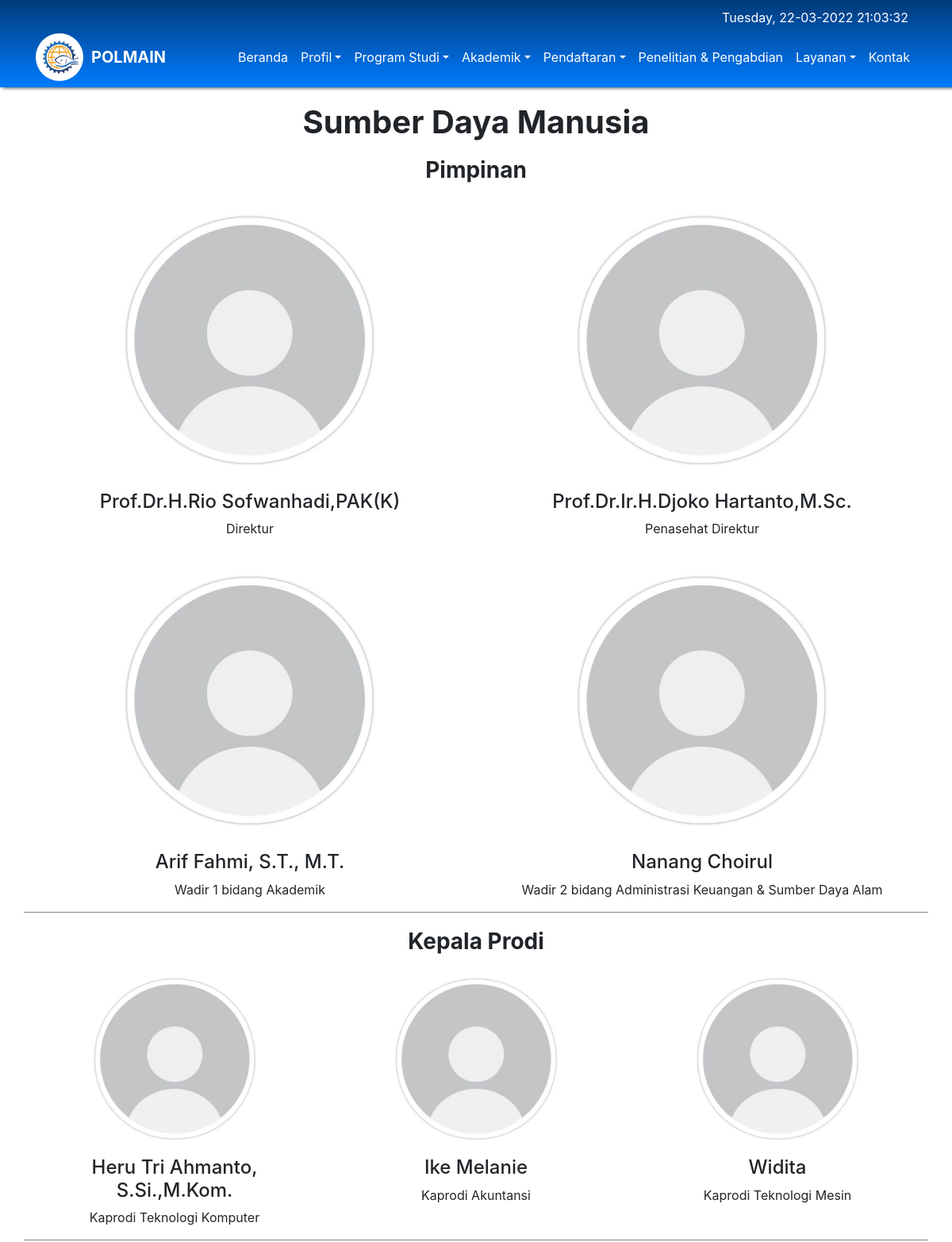
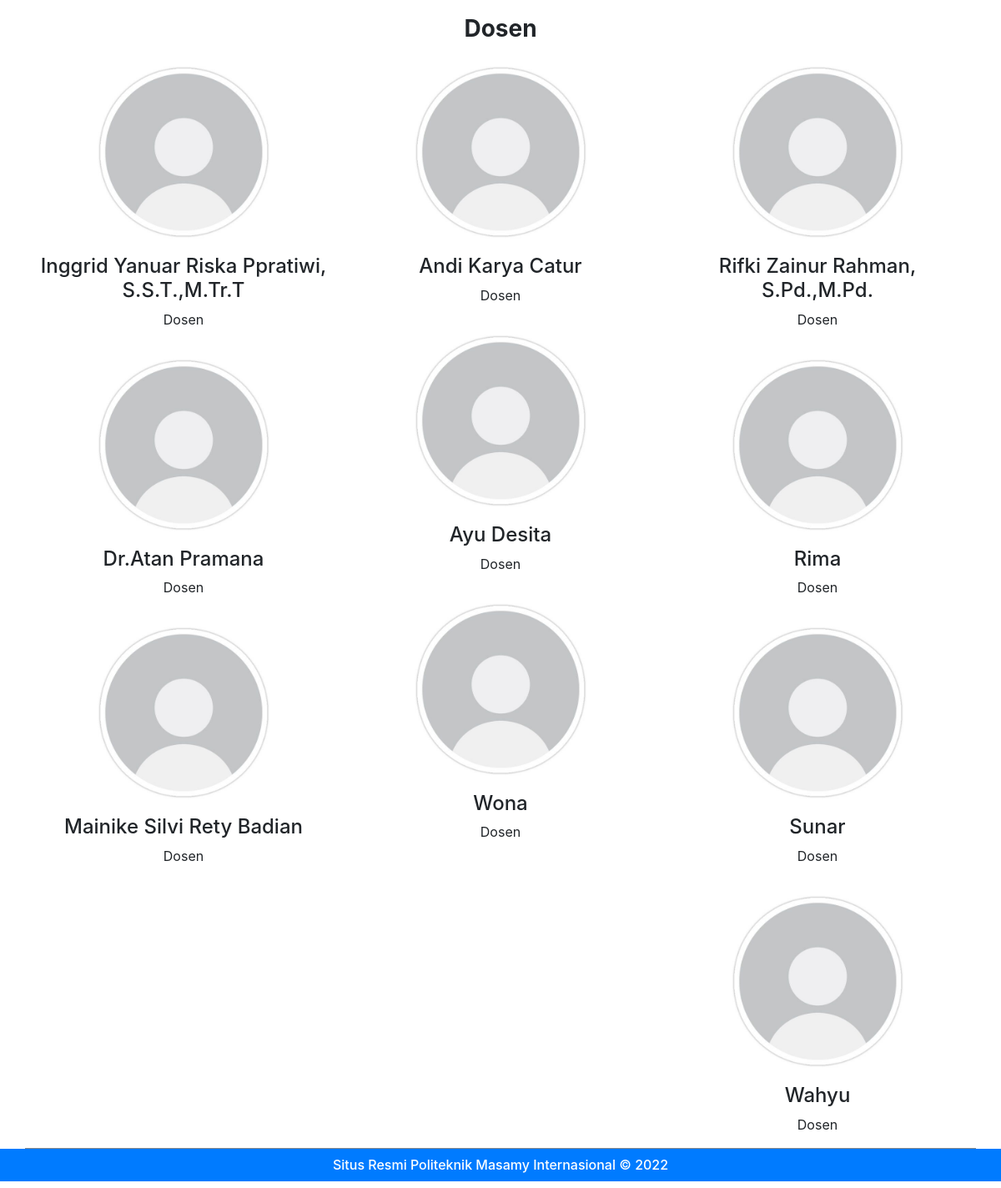
The page /index.php/welcome/sdm on the database its author committed (2 pictures, top to bottom).
### tables this page shows
CREATE TABLE `sdm` (
  `id` int(11) NOT NULL,
  `nama` varchar(200) NOT NULL,
  `nidn` varchar(100) NOT NULL,
  `foto` varchar(400) NOT NULL,
  `minat_bidang` varchar(100) NOT NULL,
  `jabatan` varchar(100) NOT NULL
);

### application/controllers/Welcome.php (called while the page is built, shortened)
<?php
class Welcome extends CI_Controller {
	function __construct(){
		$this->load->model('m_gambar');
                $this->load->helper('url');
	}
	public function sdm()
	{
		$data['sdm'] = $this->m_gambar->data_sdm()->result();
		$this->load->view('sdm', $data);
	}
}

### index.php (called while the page is built, shortened)
<?php
require_once BASEPATH.'core/CodeIgniter.php';

### application/models/m_gambar.php (called while the page is built, shortened)
<?php
class M_gambar extends CI_Model{
	function data_sdm(){
		return $this->db->query("SELECT * FROM `sdm` ORDER BY id");
	}
}

### application/views/sdm.php (the view, shortened to what this page needs)
<!doctype html>
<html lang="en">
  <head>
    <?php $this->load->view('header');?>
    <link rel="stylesheet" type="text/css" href="<?= base_url();?>assets/css/sdm.css">
  </head>
  <body>
    <div style="width: 100%; background-image: linear-gradient(to top, rgba(0, 123, 255, 1), rgba(0, 59, 122, 1)); box-shadow: 3px 0 5px #050505;"><?php $this->load->view('navbar');?></div>
    <div class="container">
      <h1 class="font-weight-bold">Sumber Daya Manusia</h1>
      <h3 class="font-weight-bold">Pimpinan</h3>
      <div class="row">
        <div class="col-6">
          <?php
          foreach($sdm as $s){
          if ($s->jabatan == 'Direktur') {
          if ($s->foto == NULL) { ?>
          <img class="foto" src="<?= base_url();?>assets/img/default_profile.jpg">
          <?php } else { ?>
          <img class="foto" src="<?= base_url();?>assets/img/s/<?= $s->foto ?>">
          <?php } ?>
          <h4 class="nama"><?= $s->nama ?></h4>
          <p class="jabatan"><?= $s->jabatan ?></p>
          <?php } } ?>
        </div>
        <div class="col-6">
          <?php
          foreach($sdm as $s){
          if ($s->jabatan == 'Penasehat Direktur') {
          if ($s->foto == NULL) { ?>
          <img class="foto" src="<?= base_url();?>assets/img/default_profile.jpg">
          <?php } else { ?>
          <img class="foto" src="<?= base_url();?>assets/img/s/<?= $s->foto ?>">
          <?php } ?>
          <h4 class="nama"><?= $s->nama ?></h4>
          <p class="jabatan"><?= $s->jabatan ?></p>
          <?php } } ?>
        </div>
      </div>
      <div class="row">
        <div class="col-6">
          <?php
          foreach($sdm as $s){
          if ($s->jabatan == 'Wadir 1 bidang Akademik') {
          if ($s->foto == NULL) { ?>
          <img class="foto" src="<?= base_url();?>assets/img/default_profile.jpg">
          <?php } else { ?>
          <img class="foto" src="<?= base_url();?>assets/img/s/<?= $s->foto ?>">
          <?php } ?>
          <h4 class="nama"><?= $s->nama ?></h4>
          <p class="jabatan"><?= $s->jabatan ?></p>
          <?php } } ?>
        </div>
        <div class="col-6">
          <?php
          foreach($sdm as $s){
          if ($s->jabatan == 'Wadir 2 bidang Administrasi Keuangan & Sumber Daya Alam') {
          if ($s->foto == NULL) { ?>
          <img class="foto" src="<?= base_url();?>assets/img/default_profile.jpg">
          <?php } else { ?>
          <img class="foto" src="<?= base_url();?>assets/img/s/<?= $s->foto ?>">
          <?php } ?>
          <h4 class="nama"><?= $s->nama ?></h4>
          <p class="jabatan"><?= $s->jabatan ?></p>
          <?php } } ?>
        </div>
      </div>
    </div>
    <div class="container">
      <h3 class="font-weight-bold">Kepala Prodi</h3>
      <div class="row">
        <div class="col-4">
          <?php
          foreach($sdm as $s){
          if ($s->jabatan == 'Kaprodi Teknologi Komputer') {
          if ($s->foto == NULL) { ?>
          <img class="foto" src="<?= base_url();?>assets/img/default_profile.jpg">
          <?php } else { ?>
          <img class="foto" src="<?= base_url();?>assets/img/s/<?= $s->foto ?>">
          <?php } ?>
          <h4 class="nama"><?= $s->nama ?></h4>
          <p class="jabatan"><?= $s->jabatan ?></p>
          <?php } } ?>
        </div>
        <div class="col-4">
          <?php
          foreach($sdm as $s){
          if ($s->jabatan == 'Kaprodi Akuntansi') {
          if ($s->foto == NULL) { ?>
          <img class="foto" src="<?= base_url();?>assets/img/default_profile.jpg">
          <?php } else { ?>
          <img class="foto" src="<?= base_url();?>assets/img/s/<?= $s->foto ?>">
          <?php } ?>
          <h4 class="nama"><?= $s->nama ?></h4>
          <p class="jabatan"><?= $s->jabatan ?></p>
          <?php } } ?>
        </div>
        <div class="col-4">
          <?php
          foreach($sdm as $s){
          if ($s->jabatan == 'Kaprodi Teknologi Mesin') {
          if ($s->foto == NULL) { ?>
          <img class="foto" src="<?= base_url();?>assets/img/default_profile.jpg">
          <?php } else { ?>
          <img class="foto" src="<?= base_url();?>assets/img/s/<?= $s->foto ?>">
          <?php } ?>
          <h4 class="nama"><?= $s->nama ?></h4>
          <p class="jabatan"><?= $s->jabatan ?></p>
          <?php } } ?>
        </div>
      </div>
    </div>
    <div class="container">
      <h3 class="font-weight-bold">Dosen</h3>
      <div class="row">
        <div class="col-4">
          <?php
          foreach($sdm as $s){
          if ($s->jabatan == 'Dosen' && $s->minat_bidang == 'Teknologi Komputer') {
          if ($s->foto == NULL) { ?>
          <img class="foto" src="<?= base_url();?>assets/img/default_profile.jpg">
          <?php } else { ?>
          <img class="foto" src="<?= base_url();?>assets/img/s/<?= $s->foto ?>">
          <?php } ?>
          <h4 class="nama"><?= $s->nama ?></h4>
          <p class="jabatan"><?= $s->jabatan ?></p>
          <?php } } ?>
        </div>
        <div class="col-4">
          <?php
          foreach($sdm as $s){
          if ($s->jabatan == 'Dosen' && $s->minat_bidang == 'Akuntansi') {
          if ($s->foto == NULL) { ?>
          <img class="foto" src="<?= base_url();?>assets/img/default_profile.jpg">
          <?php } else { ?>
          <img class="foto" src="<?= base_url();?>assets/img/s/<?= $s->foto ?>">
          <?php } ?>
          <h4 class="nama"><?= $s->nama ?></h4>
          <p class="jabatan"><?= $s->jabatan ?></p>
          <?php } } ?>
        </div>
        <div class="col-4">
          <?php
          foreach($sdm as $s){
          if ($s->jabatan == 'Dosen' && $s->minat_bidang == 'Teknologi Mesin') {
          if ($s->foto == NULL) { ?>
          <img class="foto" src="<?= base_url();?>assets/img/default_profile.jpg">
          <?php } else { ?>
          <img class="foto" src="<?= base_url();?>assets/img/s/<?= $s->foto ?>">
          <?php } ?>
          <h4 class="nama"><?= $s->nama ?></h4>
          <p class="jabatan"><?= $s->jabatan ?></p>
          <?php } } ?>
        </div>
      </div>
    </div>
<?php include("footer.php");?>
  </body>
</html>

### assets/css/sdm.css (style rules this page uses)
.container { border-bottom: 1px solid #878787; }
h1, h3 { margin-top: 20px; text-align: center; }
.foto { width: 70%; margin: 0 15%; }
.nama, .jabatan { text-align: center; width: 100%; }

### application/views/navbar.php (style rules this page uses)
body { top: 0px !important; }

### rows shown on the page
sdm: nama "Prof.Dr.H.Rio Sofwanhadi,PAK(K)", jabatan "Direktur"
sdm: nama "Prof.Dr.Ir.H.Djoko Hartanto,M.Sc.", jabatan "Penasehat Direktur"
sdm: nama "Arif Fahmi, S.T., M.T.", jabatan "Wadir 1 bidang Akademik"
sdm: nama "Nanang Choirul", jabatan "Wadir 2 bidang Administrasi Keuangan & Sumber Daya Alam"
sdm: nama "Heru Tri Ahmanto, S.Si.,M.Kom.", jabatan "Kaprodi Teknologi Komputer"
sdm: nama "Ike Melanie", jabatan "Kaprodi Akuntansi"
sdm: nama "Widita", jabatan "Kaprodi Teknologi Mesin"
sdm: nama "Inggrid Yanuar Riska Ppratiwi, S.S.T.,M.Tr.T", jabatan "Dosen"
sdm: nama "Dr.Atan Pramana", jabatan "Dosen"
sdm: nama "Mainike Silvi Rety Badian", jabatan "Dosen"
sdm: nama "Andi Karya Catur", jabatan "Dosen"
sdm: nama "Ayu Desita", jabatan "Dosen"
sdm: nama "Wona", jabatan "Dosen"
sdm: nama "Rifki Zainur Rahman, S.Pd.,M.Pd.", jabatan "Dosen"
sdm: nama "Rima", jabatan "Dosen"
sdm: nama "Sunar", jabatan "Dosen"
sdm: nama "Wahyu", jabatan "Dosen"
